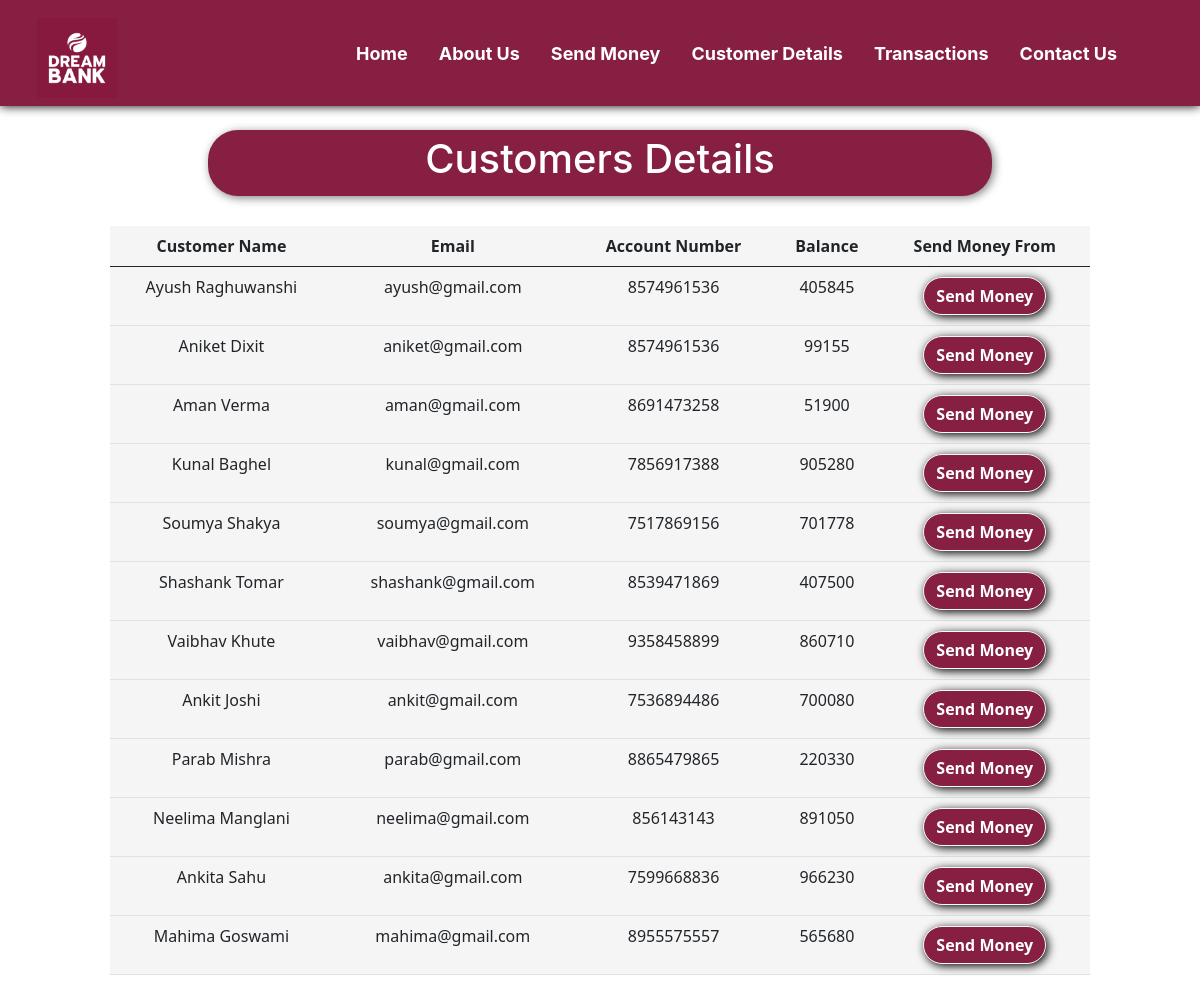
Page /customer_details.php on the committed database.
### tables this page shows
CREATE TABLE IF NOT EXISTS `users` (
  `sr` int(11) NOT NULL AUTO_INCREMENT,
  `name` varchar(20) NOT NULL,
  `email` varchar(20) NOT NULL,
  `accno` varchar(10) NOT NULL,
  `blc` bigint(20) NOT NULL,
  PRIMARY KEY (`sr`)
);

### customer_details.php (the view, shortened to what this page needs)
<!doctype html>
<html lang="en">
<head>
    <link href="https://cdn.jsdelivr.net/npm/bootstrap@5.0.2/dist/css/bootstrap.min.css" rel="stylesheet">
    <link rel="stylesheet" href="https://cdnjs.cloudflare.com/ajax/libs/font-awesome/5.15.3/css/all.min.css" />
</head>
<body style="background-color:white;">
    <?php include 'start.php'; ?>
    <nav class="navbar navbar-expand-lg navbar-dark fixed fixed-top" style="font-family:candara;background-color:#861f41; color:white ;font-family:'Inter', sans-serif; font-size:18px; box-shadow: 0px 0px 10px 0px black;">
        <div class="container-fluid">
            <a href="index.php"><img src="images\logo.png" alt="" style="height: 80px; margin-left:25px; margin-top:10px;"></a>
        </div>
        <div class="collapse navbar-collapse" id="navbarSupportedContent">
            <b>
                <ul class="navbar-nav ">
                    <li class="nav-item nav-links" style="margin-left:15px;">
                        <a style="color:white" class="nav-link active text-nowrap" aria-current="page" href="index.php">Home</a>
                    </li>
                    <li class="nav-item" style="margin-left:15px; ">
                        <a style="color:white" class="nav-link text-nowrap" href="about_us.php">About Us</a>
                    </li>
                    <li class="nav-item" style="margin-left:15px;">
                        <a style="color:white" class="nav-link text-nowrap" href="send_money.php">Send Money</a>
                    </li>
                    <li class="nav-item" style="margin-left:15px;">
                        <a style="color:white" class="nav-link text-nowrap" href="customer_details.php">Customer Details</a>
                    </li>
                    <li class="nav-item" style="margin-left:15px;">
                        <a style="color:white" class="nav-link text-nowrap" href="transactions.php">Transactions</a>
                    </li>
                    <li class="nav-item" style="margin-left:15px; margin-right:75px;">
                        <a style="color:white" class="nav-link text-nowrap" href="contact_us.php">Contact Us</a>
                    </li>
                </ul>
            </b>
        </div>
    </nav>
    <center>
        <div class="container" style="margin-top: 10%; padding:10px 80px 10px 80px; ">
            <div style="width:80%; background-color:#861f41; padding:5px 5px 5px 5px; border-radius:30px; box-shadow: 2px 2px 10px gray;">
                <h1 style=" color:white; font-family:'Inter', sans-serif;">Customers Details</h1>
            </div>
            <?php
            $conn = mysqli_connect($servername, $username, $password, $database);
            if (!$conn) {
                die("Connection not established: " . mysqli_connect_error());
            } else {
                $sql = "SELECT * FROM `users`";
                $result = mysqli_query($conn, $sql);
            ?>
                <table class="table " style="margin-top: 30px; background-color:whitesmoke">
                    <thead>
                        <tr>
                            <th scope="col">Customer Name</th>
                            <th scope="col">Email</th>
                            <th scope="col">Account Number</th>
                            <th scope="col">Balance</th>
                            <th scope="col">Send Money From</th>
                        </tr>
                    </thead>
                <?php
                echo "<tbody>";
                while ($row = mysqli_fetch_assoc($result)) {
                    echo    '
            <tr>
              <td>' . $row['name'] . '</td>
              <td>' . $row['email'] . '</td>
              <td>' . $row['accno'] . '</td>
              <td>' . $row['blc'] . '</td>
              <td style="padding:10px 10px 10px 10px">
              <a href="send_money.php?reads=' . $row['accno'] . '"
              <button type="button" class="btn mybtn btn-outline-light">Send Money</button>
              </a>
              </td>
            </tr>';
                }
            }
            echo "</tbody>";
                ?>
        </div>
    </center>
</body>
</html>

### start.php (shortened to what this page needs)
<html>
<head>
<link rel="stylesheet" href="https://cdnjs.cloudflare.com/ajax/libs/font-awesome/5.15.3/css/all.min.css" />
</head>
<body>
    </body>
</html>

### customer_details.php (style rules this page uses)
th, td { text-align: center; }
.mybtn { box-shadow: 2px 2px 10px black; border-radius: 30px; font-weight: bold; background-color: #861f41; color: white; }

### rows in the picture
users: name "Ayush Raghuwanshi", email "ayush@gmail.com", accno "8574961536", blc "405845"
users: name "Aniket Dixit", email "aniket@gmail.com", accno "8574961536", blc "99155"
users: name "Aman Verma", email "aman@gmail.com", accno "8691473258", blc "51900"
users: name "Kunal Baghel", email "kunal@gmail.com", accno "7856917388", blc "905280"
users: name "Soumya Shakya", email "soumya@gmail.com", accno "7517869156", blc "701778"
users: name "Shashank Tomar", email "shashank@gmail.com", accno "8539471869", blc "407500"
users: name "Vaibhav Khute", email "vaibhav@gmail.com", accno "9358458899", blc "860710"
users: name "Ankit Joshi", email "ankit@gmail.com", accno "7536894486", blc "700080"
users: name "Parab Mishra", email "parab@gmail.com", accno "8865479865", blc "220330"
users: name "Neelima Manglani", email "neelima@gmail.com", accno "856143143", blc "891050"
users: name "Ankita Sahu", email "ankita@gmail.com", accno "7599668836", blc "966230"
users: name "Mahima Goswami", email "mahima@gmail.com", accno "8955575557", blc "565680"
